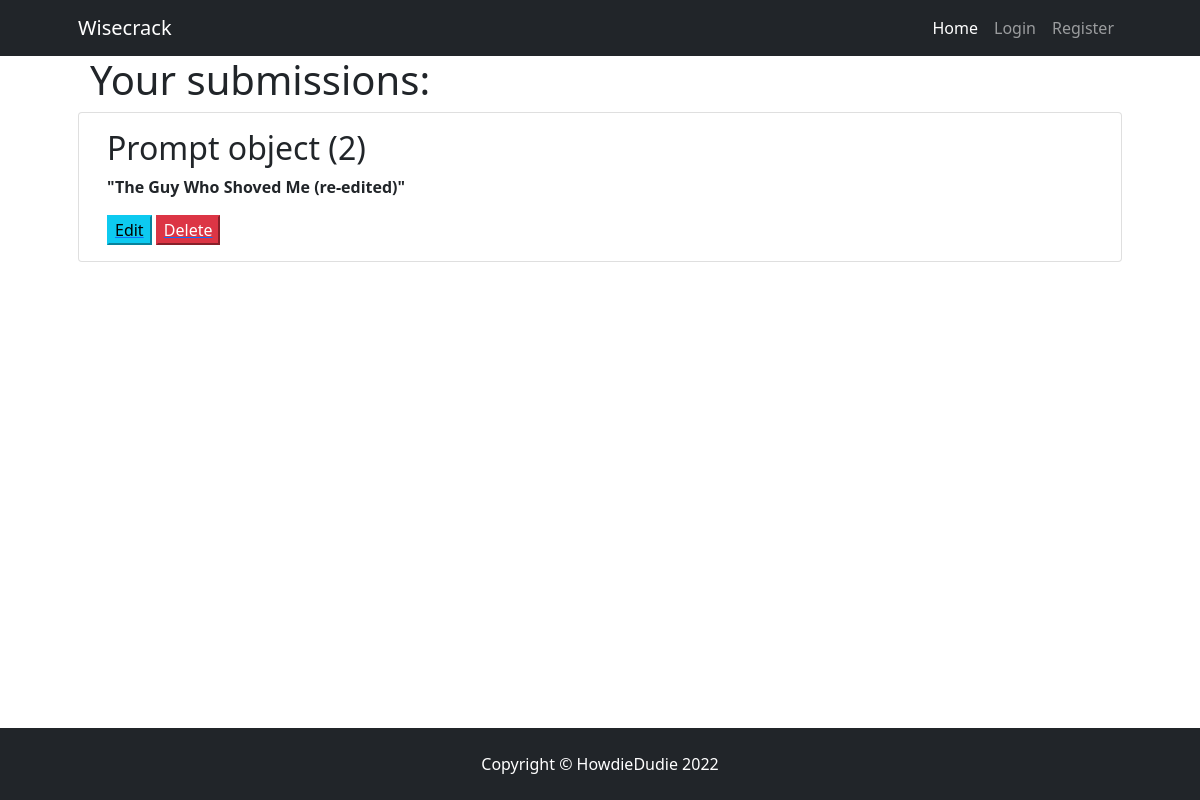
Page /sub-list/2/ on the earlier database version.
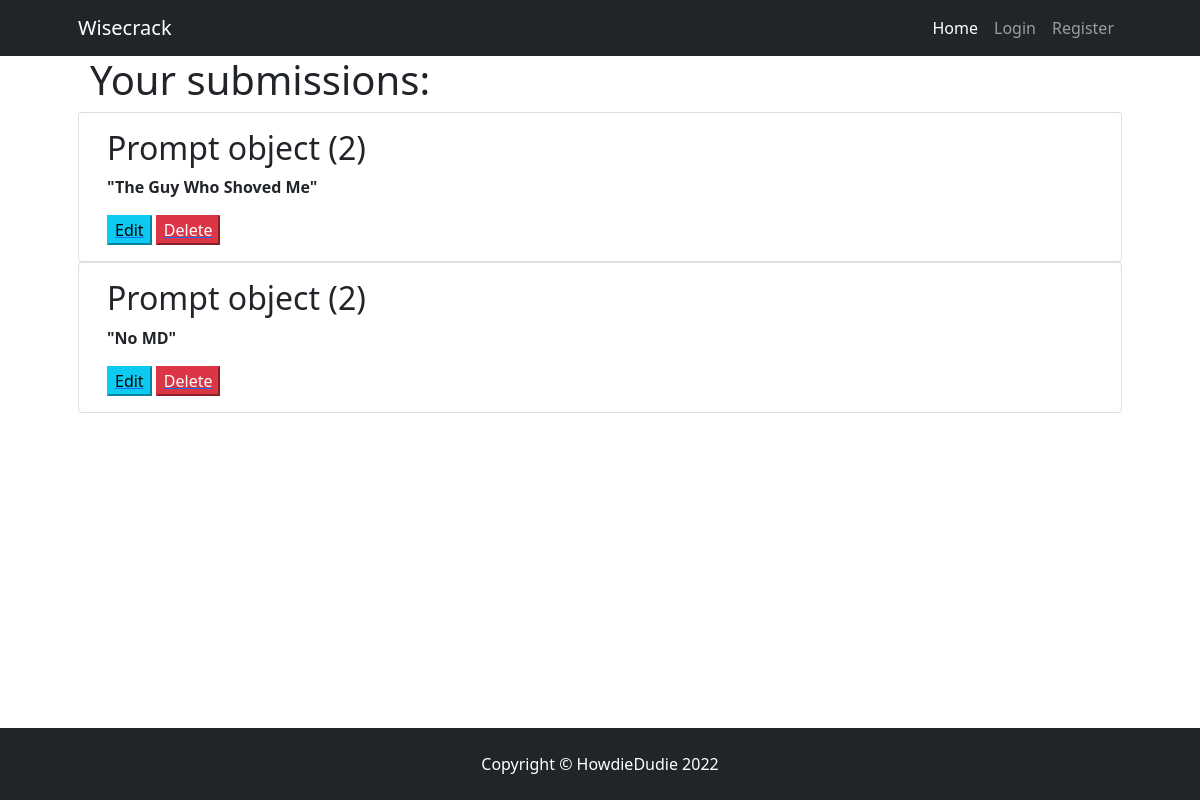
Same page on the later database version.
### wisecrack/models.py (models this page shows, shortened)
class Sub(models.Model):
    sub = models.TextField(max_length=150, null=False)
    user = models.ForeignKey(User, on_delete=models.CASCADE)
    upvotes = models.ManyToManyField(
        User, related_name='sub_upvote', blank=True)
    prompt = models.ForeignKey(Prompt, default=None, on_delete=models.CASCADE)
    created_on = models.DateField(auto_now=True)
    class Meta:
        ordering = ["-created_on"]

class Prompt(models.Model):
    date = models.DateField(auto_now=True)
    prompt = models.TextField(
        max_length=300, null=False, blank=False,
        unique=True, default="What's the crack?")
    slug = models.SlugField(max_length=200, unique=True)
    subs_list = models.ManyToManyField(
        User, related_name='prompt_sub', blank=True)

### wisecrack/views.py (the view)
# urls.py: path('sub-list/<int:pk>/', views.UserSubList.as_view(),
class UserSubList(View):
    def get(self, request, pk, *args, **kwargs):
        subs = Sub.objects.filter(user=pk)
        return render(
            request,
            "user_sub_list.html",
            {
                "subs": subs
            }
        )

### wisecrack/templates/user_sub_list.html
{% extends "base.html" %}
{% block content %}
<div class="container-fluid">
    <div class="row">
        <div class="col-12">
            <div class="row">
                <h1>Your submissions:</h1>
                {% for sub in subs %}
                <div class="card">
                    <div class="card-body">
                        <h2>{{ sub.prompt }}</h2>
                        <p><strong>"{{ sub.sub }}"</strong></p>
                        <a href="{% url 'edit_sub' sub.prompt user.pk %}"><button type="submit" class="d-inline btn-info">Edit</button></a>
                        <a href="{% url 'delete_sub' user.pk sub.sub %}"><button type="submit" class="d-inline btn-danger">Delete</button></a>
                    </div>
                </div>
                {% endfor %}
            </div>
        </div>
    </div>
</div>
{% endblock content %}

### wisecrack/templates/base.html (shortened to what this page needs)
<!DOCTYPE html>
<html lang="en">
<head>
    <link rel="stylesheet"
        href="https://cdn.jsdelivr.net/npm/bootstrap@5.1.3/dist/css/bootstrap.min.css"
>
    <link rel="stylesheet" href="/static/css/style.css">
</head>
<body>
    <nav class="navbar navbar-expand-lg navbar-dark bg-dark">
        <div class="container px-5">
            <a class="navbar-brand" href="{% url 'home' %}">Wisecrack</a>
            <div class="collapse navbar-collapse" id="navbarSupportedContent">
                <ul class="navbar-nav ms-auto mb-2 mb-lg-0">
                    <li class="nav-item">
                        <a class="nav-link active"
                        aria-current="page" href="{% url 'home' %}">
                            Home
                        </a>
                    </li>
                    {% if user.is_authenticated %}
                    <li class="nav-item">
                        <a class="nav-link" aria-current="page"
                        href="{% url 'user_sub_list' user.pk %}">
                            My Subs
                        </a>
                    </li>
                    <li class="nav-item">
                        <a class="nav-link" aria-current="page"
                        href="{% url 'account_logout' %}">
                            Logout
                        </a>
                    </li>
                    {% else %}
                    <li class="nav-item">
                        <a class="nav-link" aria-current="page"
                        href="{% url 'account_login' %}">
                            Login
                        </a>
                    </li>
                    <li class="nav-item">
                        <a class="nav-link" aria-current="page"
                        href="{% url 'account_signup' %}">
                            Register
                        </a>
                    </li>
                    {% endif %}
                </ul>
            </div>
        </div>
    </nav>
    <div class="container px-4 px-lg-5">
        {% block content %}
        {% endblock content %}
    </div>
    <div id="reveal-content-footer"></div>
    <footer id="sticky-footer"
    class="flex-shrink-0 py-4 bg-dark text-white-50 fixed-bottom">
        <div class="container text-center">
            <p class="m-0 text-center text-white">
                Copyright &copy; HowdieDudie 2022
            </p>
        </div>
    </footer>
</body>
</html>

### static/css/style.css (style rules this page uses)
#reveal-content-footer { clear: both; height: 80px; }

Differences in the rows shown:
removed Sub: prompt "Prompt object (2)", sub "The Guy Who Shoved Me (re-edited)"
added Sub: prompt "Prompt object (2)", sub "The Guy Who Shoved Me"
added Sub: prompt "Prompt object (2)", sub "No MD"
